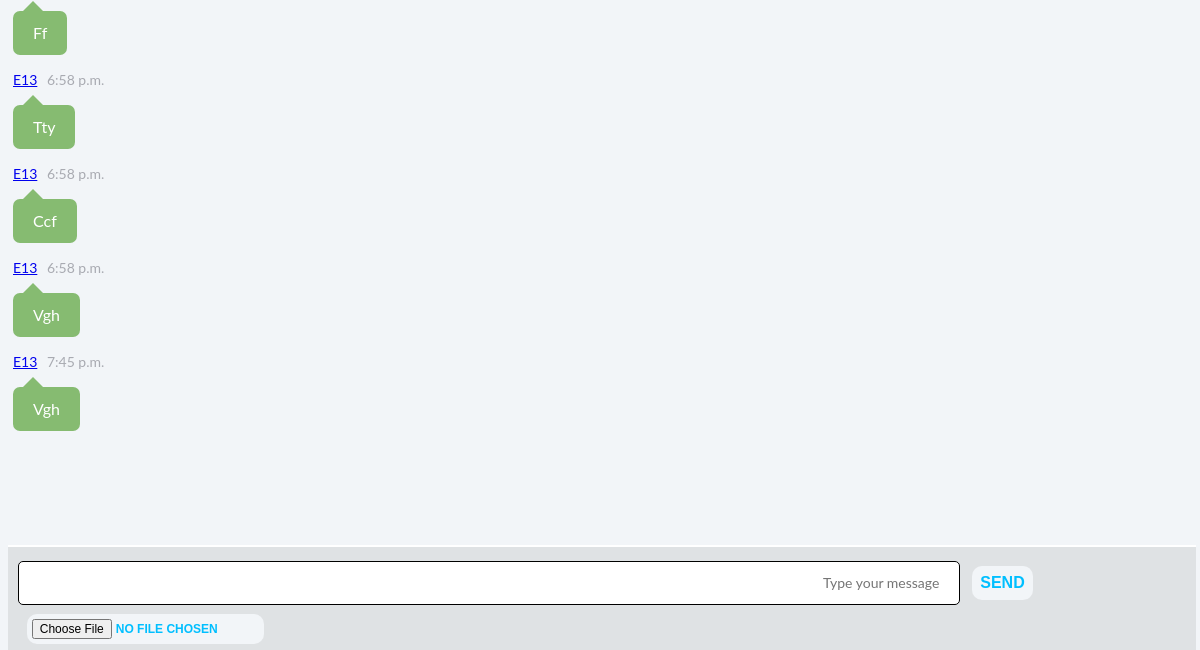
Before: /private-chat/7 (signed in, lower part) with the older database file.
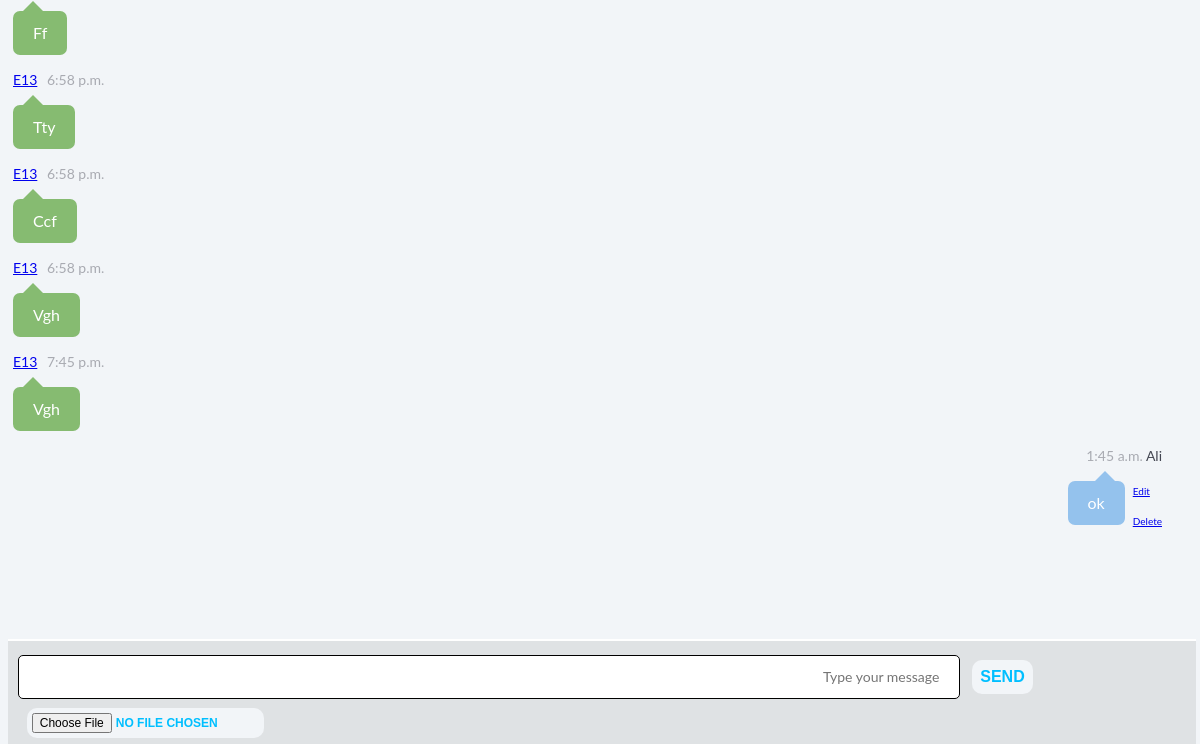
After: the same page with the newer database file.
### chat/models.py (models this page shows, shortened)
class Chat(models.Model):
    user        = models.ForeignKey(User, null=True, on_delete=models.SET_NULL)
    message     = models.TextField(null=True, blank=True)
    roomid      = models.ForeignKey(Room, blank=True, null=True, on_delete=models.SET_NULL)
    datetime    = models.DateTimeField(blank=True)
    unread      = models.BooleanField(default=False)
    image       = models.ImageField(upload_to='images/', null=True)
    def get_url_edit(self):
        return reverse("chat_edit", kwargs={"msg_id" : self.id, "room_id" : self.roomid_id})
    def get_url_delete(self):
        return reverse("chat_delete", kwargs={"msg_id" : self.id, "room_id" : self.roomid_id})

### chat/views.py (the view)
# urls.py: path('private-chat/<int:pv_id>', private_chat_view, name="private-chat"),
@login_required()
def private_chat_view(request, pv_id):
    cursor = connection.cursor()
    cursor.execute('''select auth_user.username
                            FROM chat_room, chat_members, auth_user
                            WHERE (auth_user.id = chat_members.userid_id)
                                    AND (chat_members.roomid_id = chat_room.id )
                                    AND (chat_room.id = ''' + str(pv_id) + ''')''')
    name_rooms = cursor.fetchall()   # Username , Room Hayi ke Taraf Tooshe
    name1_rooms = name_rooms[0]      # Name e Nafar Avale Too PV
    name2_rooms = name_rooms[1]      # Name e Nafar Dovom Too PV
    if name1_rooms[0] != request.user.username:     # Age Nafar Aval Too PV Khodam Naboodam
        pv_username = name1_rooms[0]      # List Az Name PV Hayi Ke Dari
    else:
        pv_username = name2_rooms[0]      # List Az Name PV Hayi Ke Dari
    print(request.user.username + " Trying To Send PV Message To " + pv_username )
    if request.method == "POST":
        form = SendMessageModelForm(request.POST, request.FILES)
        if form.is_valid():
            object              = form.save(commit=False)
            object.user         = request.user
            object.datetime     = datetime.now()
            object.roomid_id    = pv_id
            object.unread       = True
            if not (form.cleaned_data.get("message") == '' and form.cleaned_data.get("image") is None):
                print(request.user.username + " Send Message To " + pv_username + " ---> " + form.cleaned_data.get("message"))
                object.save()
        form = SendMessageModelForm()
    else:
        form = SendMessageModelForm(request.FILES)
    obj = Chat.objects.filter(roomid_id=pv_id).order_by('datetime')
    for i in obj:
        i.time = i.datetime.time()
        try:
            i.firstChar = i.message[0]
        except:
            i.firstChar = ''
    cursor3 = connection.cursor()
    cursor3.execute('''Update chat_chat
                            Set unread=0
                            WHERE   NOT (user_id = ''' + str(request.user.id) + ''')
                                    AND (roomid_id =''' + str(pv_id) + ''')''')
    pv_list = Navbar.pv_list(request)
    sum_unreads = Navbar.sum_unreads(pv_list)
    context = {
        "obj": obj,
        "form": form,
        "tool_2": tool_2,
        "pv_list": pv_list,
        "user": request.user,
        "sum_unreads": sum_unreads,
    }
    return render(request, "chat.html", context)

### chat/forms.py
class SendMessageModelForm(forms.ModelForm):
    message = forms.CharField(label='', required=False, widget=forms.Textarea(
            attrs={
                "placeholder": "Type your message",
                "rows" : "1",
                "dir" : "rtl",
                "id" : "textarea",
            }
        )
    )
    image = forms.ImageField(label='', required=False)
    class Meta:
        model = Chat
        fields = [
            'message',
            'image',
        ]
    def clean_message(self):
        message = self.cleaned_data.get("message")
        message_tmp = message.lower()
        msg = message_tmp.split()
        for i in tool_1.Curse:
            if i.lower() in msg:
                raise forms.ValidationError("PLS BE POLITE")
        return message

### chat/views.py (called while the page is built)
    def sum_unreads(pv_list):
        sum_unreads = 0
        for i in pv_list:
            sum_unreads = sum_unreads + i.unread            # Kolle PM Haye Unread Ro Hesab Mikone
        return sum_unreads

### chat/templates/chat.html (shortened to what this page needs)
{% load static %}
<html>
        <link rel="stylesheet" type="text/css" href="{% static 'newChat.css' %}">
        <link rel="stylesheet" type="text/css" href="{% static 'navbar.css' %}">
        <link rel="stylesheet" href="https://cdnjs.cloudflare.com/ajax/libs/font-awesome/4.7.0/css/font-awesome.min.css">
    <body id="chat-history">
     <div>
        <div class="chat">
            <div class="chat-history">
              <ul>
                {% for i in obj %}
                    {% if user == i.user %}
                        {% if i.firstChar in tool_2.alphabet %}
                            <li id={{ forloop.counter }} class="clearfix">
                              <div class="message-data align-right">
                                <span class="message-data-time">{{ i.time }}</span>
                                <span class="message-data-name">{{i.user.username}}</span>
                              </div>
                              <div class="float-right" style="font-size:10px; margin-right:0px; margin-left: 8px">
                                <div><a href="{{ i.get_url_edit }}">Edit</a></div>
                                <div style="margin-top:10px"><a href="{{ i.get_url_delete }}">Delete</a></div>
                              </div>
                                {% if i.image %}
                                  <div class="message other-message float-right" style="padding:5px">
                                    <a href="{{ i.image.url }}" target="_blank"><img src="{{ i.image.url }}" style="max-height: 500px; max-width:100%"/></a>
                                    {{ i.message }}
                                  </div>
                                {% else %}
                                    <div class="message other-message float-right">
                                {{ i.message }}
                                    </div>
                                {% endif%}
                            </li>
                        {% endif %}
                    {% else %}
                        {% if i.firstChar in tool_2.alphabet %}
                            <li id={{ forloop.counter }}>
                              <div class="message-data">
                                  <span><a href="/profile/{{i.user.username}}" class="message-data-name">{{i.user.username}}</a></span>
                                <span class="message-data-time">{{ i.time }}</span>
                              </div>
                                {% if i.image %}
                                  <div class="message my-message" style="padding:5px">
                                    <a href="{{ i.image.url }}" target="_blank"><img src="{{ i.image.url }}" style="max-height: 500px; max-width:100%"/></a>
                                    {{ i.message }}
                                  </div>
                                {% else %}
                                    <div class="message my-message">
                                {{ i.message }}
                                    </div>
                                {% endif%}
                            </li>
                        {% else %}
                            <li id={{ forloop.counter }}>
                              <div class="message-data">
                                <span><a href="/profile/{{i.user.username}}" class="message-data-name">{{i.user.username}}</a></span>
                                <span class="message-data-time">{{ i.time }}</span>
                              </div>
                                {% if i.image %}
                                  <div class="message my-message" dir="rtl" style="padding:5px">
                                    <a href="{{ i.image.url }}" target="_blank"><img src="{{ i.image.url }}" style="max-height: 500px; max-width:100%"/></a>
                                    {{ i.message }}
                                  </div>
                                {% else %}
                                    <div class="message my-message" dir="rtl">
                                {{ i.message }}
                                    </div>
                                {% endif%}
                            </li>
                        {% endif %}
                    {% endif %}
                {% endfor %}
                  <div class="emptyPlace"></div>
              </ul>
            </div>
        <div class="chat-message clearfix">
            <form method="POST" enctype="multipart/form-data">{% csrf_token %}
                {{ form.as_p }}
                <input id="send" type="submit" value="Send">
            </form>
        </div>
    </body>
</html>

### chat/static/newChat.css (style rules this page uses)
*, *:before, *:after { box-sizing: border-box; }
body { background: #F2F5F8; font: 14px/20px "Lato", Arial, sans-serif; padding: 0px 0; padding-top:40px; color: white; width: 97%; height: 100%: }
ul { list-style-type: none; }
.chat { width: 100%; color: #434651; float: left; }
.chat .chat-history { padding-right:10px; margin-left:-35px; }
.chat .chat-history .my-message { background: #86BB71; display: inline-block; max-width: 90%; }
.chat .chat-history .other-message { background: #94C2ED; max-width: 80%; display: inline-block; }
.chat .chat-history .other-message:after { border-bottom-color: #94C2ED; left: calc(100% - 20px); }
.chat .chat-message { padding-left:10px; padding-bottom:15px; width: 99%; position: fixed; bottom: 0; border-top: 2px solid white; background: rgba(152,152,152,0.2); }
.chat .chat-message textarea { width: 80%; float:left; border: none; padding: 10px 20px; font: 14px/22px "Lato", Arial, sans-serif; margin-bottom: 30px; border-radius: 5px; resize: none; border:1px solid black; }
.chat .chat-message input { float: right; color: #00bfff; font-size: 16px; border-radius:10px; text-transform: uppercase; border: none; cursor: pointer; font-weight: bold; background: #F2F5F8; top: 18%; padding:8px; margin-left:1%; margin-right:5%; position: absolute; }
.align-right { text-align: right; }
.clearfix:after { visibility: hidden; display: block; font-size: 0; content: " "; clear: both; height: 0; }
.emptyPlace { height:190px; width:100%; }
#id_image { float: left; color: #00bfff; font-size: 12px; border-radius:10px; text-transform: uppercase; border: none; cursor: pointer; background: #F2F5F8; top: 65%; left: -5px; margin-left:2%; padding:5px; position: absolute; }

Changed rows visible on the page:
added Chat: time "1:45 a.m.", user.username "Ali", message "ok"
